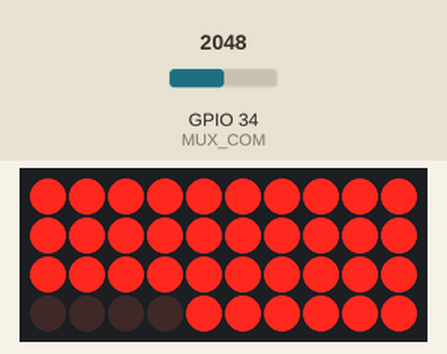
Recording of a sketch running on a simulated ESP32. Shown: 10×4 LED matrix. Wiring (inferred from the names in the program): LED matrix (orientation assumed): rows GPIO 14, GPIO 25, GPIO 26, GPIO 27; columns GPIO 15, GPIO 2, GPIO 4, GPIO 5, GPIO 18, GPIO 19, GPIO 21, GPIO 22, GPIO 23, GPIO 13. The inputs (shaded band) are chosen by the test bench; at power-on: GPIO 34 (MUX_COM) = 2048 (analog values on the 0–4095 scale). WiFi joins after 1.5 s; servers stay silent unless stated; what the sketch prints to the serial monitor is not drawn.

Above: at 0.1 s.
At 5.06 s:
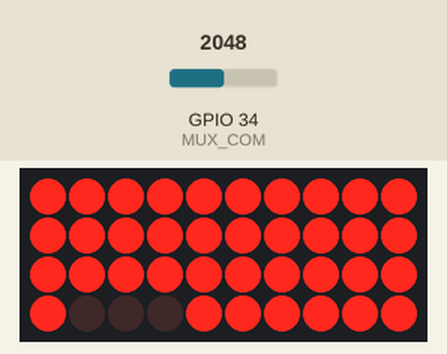
At 10.02 s:
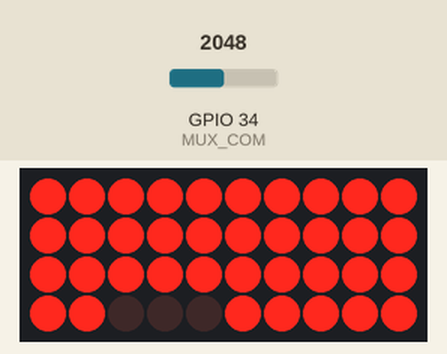
At 19.94 s:
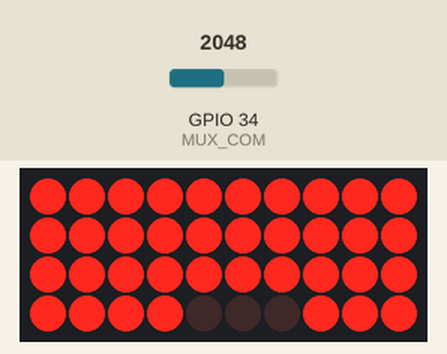
At 29.86 s:
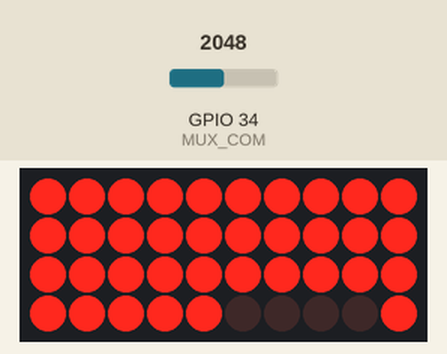
At 39.86 s:
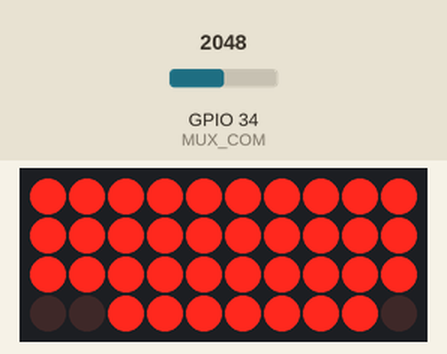

The sketch:

posture_mat_direct.ino
```cpp
/*
 * PostureGuard — 10x10 pressure mat → laptop, directly over the ESP32's own Wi-Fi
 *
 * No router and no internet needed. The ESP32 creates a Wi-Fi network; the
 * laptop joins it and the backend reads frames straight from the board.
 *
 *   1. Flash this sketch and power the ESP32.
 *   2. On the laptop, join Wi-Fi  "PostureGuard-Mat"  (password: posture123).
 *   3. cd backend && SOURCE=direct python -m app      → connects to 192.168.4.1:3333
 *
 * Whoever connects on TCP port 3333 receives binary frames, ~40 per second:
 *   0xAA 0x55 + 100 uint8 taxels (12-bit ADC >> 4)
 * — the same frame format as the MQTT sketch.
 *
 * Want the laptop to keep its internet? Set JOIN_EXISTING_WIFI to true: the
 * board joins your Wi-Fi / phone hotspot instead and appears as posturemat.local
 * (start the backend with ESP_HOST=posturemat.local).
 *
 * Hardware (unchanged)
 *   Columns (driven HIGH in turn): GPIO 15, 2, 4, 5, 18, 19, 21, 22, 23, 13
 *   Rows: CD74HC4067 channels 0-8 and 10; S0=14 S1=27 S2=26 S3=25; COM=GPIO 34
 *   GPIO 34 is on ADC1, which keeps working while Wi-Fi is on (ADC2 does not).
 */

#include <WiFi.h>
#include <ESPmDNS.h>

// ───────────────────────────── Configure me ─────────────────────────────
const bool JOIN_EXISTING_WIFI = false;

const char* AP_SSID = "PostureGuard-Mat";      // the network the ESP32 creates
const char* AP_PASS = "posture123";            // at least 8 characters

const char* WIFI_SSID = "YOUR_WIFI_SSID";      // only used when JOIN_EXISTING_WIFI
const char* WIFI_PASS = "YOUR_WIFI_PASSWORD";

const uint16_t TCP_PORT = 3333;
const uint16_t FRAME_HZ = 40;
// ─────────────────────────────────────────────────────────────────────────

const int NUM_COLS = 10;
const int NUM_ROWS = 10;
const int CELLS = NUM_COLS * NUM_ROWS;

const int COL_PINS[NUM_COLS]     = { 15, 2, 4, 5, 18, 19, 21, 22, 23, 13 };
const int ROW_CHANNELS[NUM_ROWS] = { 0, 1, 2, 3, 4, 5, 6, 7, 8, 10 };
const int MUX_S0 = 14, MUX_S1 = 27, MUX_S2 = 26, MUX_S3 = 25;
const int MUX_COM = 34;

const int SCANS_PER_FRAME = 2;

WiFiServer server(TCP_PORT);
WiFiClient laptop;

uint16_t acc[CELLS];
uint8_t frame[2 + CELLS];
uint32_t lastFrame = 0;

inline void setMuxChannel(int ch) {
  digitalWrite(MUX_S0, ch & 1);
  digitalWrite(MUX_S1, (ch >> 1) & 1);
  digitalWrite(MUX_S2, (ch >> 2) & 1);
  digitalWrite(MUX_S3, (ch >> 3) & 1);
}

/** One pass over all 100 cells, added into acc[]. */
void scanOnce() {
  int i = 0;
  for (int c = 0; c < NUM_COLS; c++) {
    digitalWrite(COL_PINS[c], HIGH);
    delayMicroseconds(6);                 // settle line capacitance
    for (int r = 0; r < NUM_ROWS; r++) {
      setMuxChannel(ROW_CHANNELS[r]);
      delayMicroseconds(8);               // settle the MUX switch
      analogRead(MUX_COM);                // throw-away read: lets the ADC's sample cap catch up
      acc[i++] += analogRead(MUX_COM);
    }
    digitalWrite(COL_PINS[c], LOW);
  }
}

void startWifi() {
  if (JOIN_EXISTING_WIFI) {
    WiFi.mode(WIFI_STA);
    WiFi.setSleep(false);                 // lower, steadier latency
    WiFi.begin(WIFI_SSID, WIFI_PASS);
    Serial.printf("Joining Wi-Fi \"%s\"", WIFI_SSID);
    while (WiFi.status() != WL_CONNECTED) {
      delay(300);
      Serial.print('.');
    }
    MDNS.begin("posturemat");
    MDNS.addService("posturemat", "tcp", TCP_PORT);
    Serial.printf("\nConnected — laptop connects to %s:%u (posturemat.local)\n",
                  WiFi.localIP().toString().c_str(), TCP_PORT);
  } else {
    WiFi.mode(WIFI_AP);
    WiFi.softAP(AP_SSID, AP_PASS, 6, 0, 2);   // channel 6, visible, max 2 devices
    WiFi.setSleep(false);
    Serial.printf("Wi-Fi \"%s\" is up — join it, then connect to %s:%u\n",
                  AP_SSID, WiFi.softAPIP().toString().c_str(), TCP_PORT);
  }
}

void setup() {
  Serial.begin(115200);

  for (int c = 0; c < NUM_COLS; c++) {
    pinMode(COL_PINS[c], OUTPUT);
    digitalWrite(COL_PINS[c], LOW);
  }
  pinMode(MUX_S0, OUTPUT);
  pinMode(MUX_S1, OUTPUT);
  pinMode(MUX_S2, OUTPUT);
  pinMode(MUX_S3, OUTPUT);
  analogReadResolution(12);
  analogSetAttenuation(ADC_11db);

  frame[0] = 0xAA;
  frame[1] = 0x55;

  startWifi();
  server.begin();
  server.setNoDelay(true);
}

void loop() {
  // A new connection from the laptop replaces any stale one.
  WiFiClient incoming = server.accept();
  if (incoming) {
    if (laptop) laptop.stop();
    laptop = incoming;
    laptop.setNoDelay(true);
    Serial.printf("Laptop connected from %s\n", laptop.remoteIP().toString().c_str());
  }

  const uint32_t now = millis();
  if (now - lastFrame < 1000UL / FRAME_HZ) return;
  lastFrame = now;

  memset(acc, 0, sizeof(acc));
  for (int s = 0; s < SCANS_PER_FRAME; s++) scanOnce();
  for (int i = 0; i < CELLS; i++) {
    frame[2 + i] = (uint8_t)((acc[i] / SCANS_PER_FRAME) >> 4);   // 12-bit → 8-bit
  }

  if (laptop && laptop.connected()) {
    if (laptop.write(frame, sizeof(frame)) != sizeof(frame)) {
      laptop.stop();
      Serial.println("Laptop disconnected");
    }
  }
}
```
